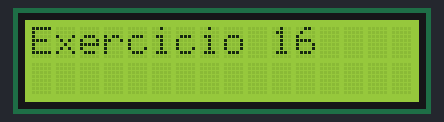
The sketch below on a simulated Arduino Uno, built with avr-gcc and run on an emulated ATmega328P. Shown: 16×2 character LCD. What the sketch prints to the serial monitor is not drawn.

Above: at 0.1 s.
At 2.1 s:
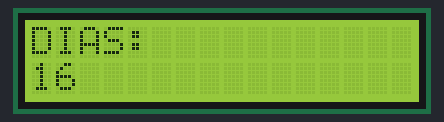
At 4.1 s:
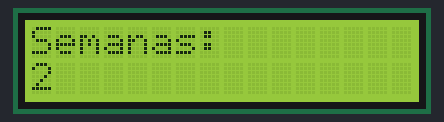
At 6.1 s:
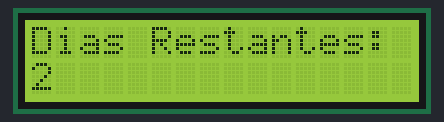

The sketch:

Exercicio_16_contador_dias.ino
```cpp
#include <Arduino.h>
#include <LiquidCrystal.h>

// Define os pinos de conexão com o LCD
const int rs = 11;
const int en = 12;
const int d4 = 5;
const int d5 = 4;
const int d6 = 3;
const int d7 = 2;

// Inicializa o objeto LiquidCrystal com os pinos definidos
LiquidCrystal lcd(rs, en, d4, d5, d6, d7);

void setup() {
  // Inicializa a comunicação serial
  Serial.begin(9600);

  // Inicializa o LCD
  lcd.begin(16, 2); // Configura o LCD com 16 colunas e 2 linhas

  // Exibe "Exercicio 16" no LCD
  lcd.clear();
  lcd.setCursor(0, 0);
  lcd.print("Exercicio 16");
  delay(2000); // Aguarda 2 segundos para exibir o título

  // Declara uma variável para armazenar o número de dias
  int dias = 16; // Exemplo: 10 dias

  // Calcula semanas e dias restantes
  int semanas = dias / 7;
  int diasRestantes = dias % 7;

  // Exibe os resultados no monitor serial
  Serial.println("Exercicio 16: Contador de Dias");
  Serial.print(dias);
  Serial.print(" dias = ");
  Serial.print(semanas);
  Serial.print(" semana(s) e ");
  Serial.print(diasRestantes);
  Serial.println(" dia(s)");

   // Exibe o número de dias no LCD
  lcd.clear();
  lcd.setCursor(0, 0);
  lcd.print("DIAS:");
  lcd.setCursor(0, 1);
  lcd.print(dias);
  delay(2000);

  // Exibe o número de semanas no LCD
  lcd.clear();
  lcd.setCursor(0, 0);
  lcd.print("Semanas:");
  lcd.setCursor(0, 1);
  lcd.print(semanas);
  delay(2000);

  // Exibe os dias restantes no LCD
  lcd.clear();
  lcd.setCursor(0, 0);
  lcd.print("Dias Restantes:");
  lcd.setCursor(0, 1);
  lcd.print(diasRestantes);
  delay(2000);
}

void loop() {
  // Não é necessário repetir nada no loop
}
```

Measured:
- what the display in image 1 shows lasts 2.0 s, from 2.1 s to 4.1 s
